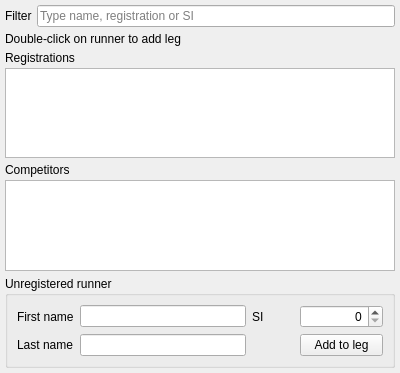
<?xml version="1.0" encoding="UTF-8"?>
<ui version="4.0">
 <class>AddLegDialogWidget</class>
 <widget class="QWidget" name="AddLegDialogWidget">
  <property name="geometry">
   <rect>
    <x>0</x>
    <y>0</y>
    <width>400</width>
    <height>373</height>
   </rect>
  </property>
  <property name="windowTitle">
   <string>Form</string>
  </property>
  <layout class="QVBoxLayout" name="verticalLayout" stretch="0,0,0,0,0">
   <property name="spacing">
    <number>5</number>
   </property>
   <property name="leftMargin">
    <number>5</number>
   </property>
   <property name="topMargin">
    <number>5</number>
   </property>
   <property name="rightMargin">
    <number>5</number>
   </property>
   <property name="bottomMargin">
    <number>5</number>
   </property>
   <item>
    <layout class="QHBoxLayout" name="horizontalLayout">
     <item>
      <widget class="QLabel" name="label">
       <property name="text">
        <string>Filter</string>
       </property>
      </widget>
     </item>
     <item>
      <widget class="QLineEdit" name="edFilter">
       <property name="placeholderText">
        <string>Type name, registration or SI</string>
       </property>
       <property name="clearButtonEnabled">
        <bool>true</bool>
       </property>
      </widget>
     </item>
    </layout>
   </item>
   <item>
    <widget class="QLabel" name="lblStatus">
     <property name="text">
      <string>Double-click on runner to add leg</string>
     </property>
    </widget>
   </item>
   <item>
    <layout class="QVBoxLayout" name="verticalLayout_3">
     <property name="spacing">
      <number>3</number>
     </property>
     <item>
      <widget class="QLabel" name="label_3">
       <property name="text">
        <string>Registrations</string>
       </property>
      </widget>
     </item>
     <item>
      <widget class="qf::qmlwidgets::TableView" name="tblRegistrations"/>
     </item>
    </layout>
   </item>
   <item>
    <layout class="QVBoxLayout" name="verticalLayout_2">
     <property name="spacing">
      <number>3</number>
     </property>
     <item>
      <widget class="QLabel" name="label_2">
       <property name="text">
        <string>Competitors</string>
       </property>
      </widget>
     </item>
     <item>
      <widget class="qf::qmlwidgets::TableView" name="tblCompetitors"/>
     </item>
    </layout>
   </item>
   <item>
    <widget class="QGroupBox" name="groupBox">
     <property name="title">
      <string>Unregistered runner</string>
     </property>
     <layout class="QGridLayout" name="gridLayout">
      <item row="0" column="0">
       <widget class="QLabel" name="label_4">
        <property name="sizePolicy">
         <sizepolicy hsizetype="Preferred" vsizetype="Preferred">
          <horstretch>1</horstretch>
          <verstretch>0</verstretch>
         </sizepolicy>
        </property>
        <property name="text">
         <string>First name</string>
        </property>
       </widget>
      </item>
      <item row="1" column="1">
       <widget class="QLineEdit" name="edLastName">
        <property name="sizePolicy">
         <sizepolicy hsizetype="Expanding" vsizetype="Fixed">
          <horstretch>4</horstretch>
          <verstretch>0</verstretch>
         </sizepolicy>
        </property>
       </widget>
      </item>
      <item row="1" column="0">
       <widget class="QLabel" name="label_5">
        <property name="sizePolicy">
         <sizepolicy hsizetype="Preferred" vsizetype="Preferred">
          <horstretch>1</horstretch>
          <verstretch>0</verstretch>
         </sizepolicy>
        </property>
        <property name="text">
         <string>Last name</string>
        </property>
       </widget>
      </item>
      <item row="0" column="1">
       <widget class="QLineEdit" name="edFirstName">
        <property name="sizePolicy">
         <sizepolicy hsizetype="Expanding" vsizetype="Fixed">
          <horstretch>4</horstretch>
          <verstretch>0</verstretch>
         </sizepolicy>
        </property>
       </widget>
      </item>
      <item row="0" column="2">
       <widget class="QLabel" name="label_6">
        <property name="sizePolicy">
         <sizepolicy hsizetype="Preferred" vsizetype="Preferred">
          <horstretch>1</horstretch>
          <verstretch>0</verstretch>
         </sizepolicy>
        </property>
        <property name="text">
         <string>SI</string>
        </property>
       </widget>
      </item>
      <item row="0" column="3">
       <widget class="quickevent::gui::si::SiIdEdit" name="edSiId">
        <property name="sizePolicy">
         <sizepolicy hsizetype="Minimum" vsizetype="Fixed">
          <horstretch>2</horstretch>
          <verstretch>0</verstretch>
         </sizepolicy>
        </property>
        <property name="alignment">
         <set>Qt::AlignRight|Qt::AlignTrailing|Qt::AlignVCenter</set>
        </property>
        <property name="maximum">
         <number>99999999</number>
        </property>
       </widget>
      </item>
      <item row="1" column="3">
       <widget class="QPushButton" name="btUseUnregRunner">
        <property name="text">
         <string>Add to leg</string>
        </property>
       </widget>
      </item>
     </layout>
    </widget>
   </item>
  </layout>
 </widget>
 <customwidgets>
  <customwidget>
   <class>qf::qmlwidgets::TableView</class>
   <extends>QTableView</extends>
   <header location="global">qf/qmlwidgets/tableview.h</header>
  </customwidget>
  <customwidget>
   <class>quickevent::gui::si::SiIdEdit</class>
   <extends>QSpinBox</extends>
   <header location="global">quickevent/gui/si/siidedit.h</header>
  </customwidget>
 </customwidgets>
 <tabstops>
  <tabstop>edFilter</tabstop>
  <tabstop>tblRegistrations</tabstop>
  <tabstop>tblCompetitors</tabstop>
  <tabstop>edFirstName</tabstop>
  <tabstop>edLastName</tabstop>
  <tabstop>edSiId</tabstop>
  <tabstop>btUseUnregRunner</tabstop>
 </tabstops>
 <resources/>
 <connections/>
</ui>
